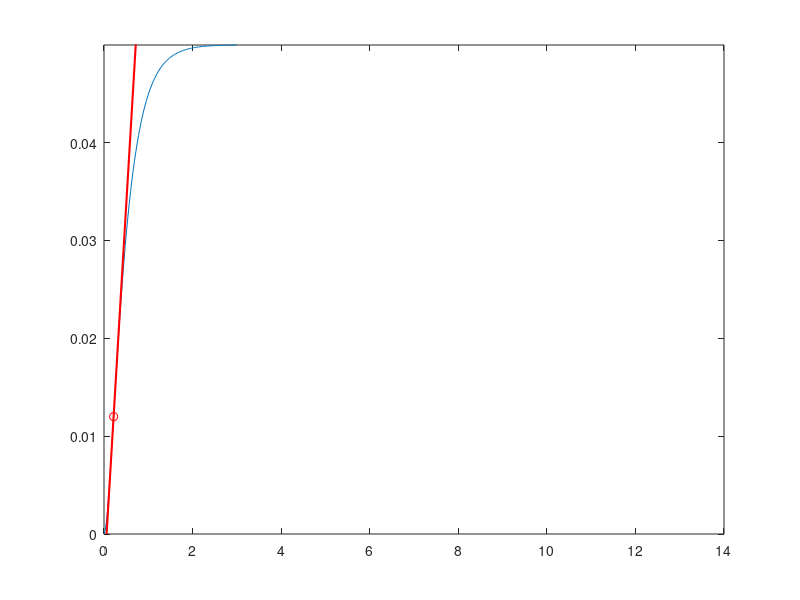
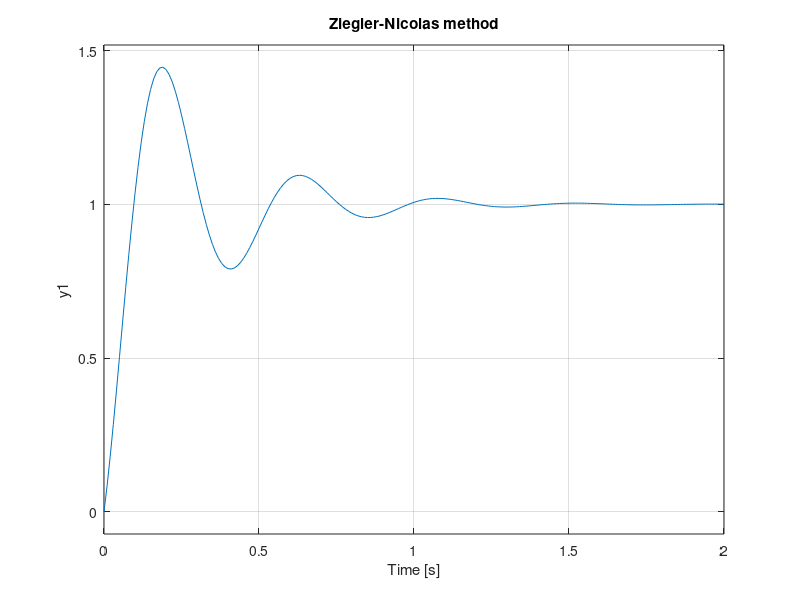

Source code (MATLAB) for these figures, in order: (Note: this script raises an error after producing the figures.)
clc;
clear;
close all;
s=tf('s');
G=1/(s^2+(10*s)+20);
G1=feedback(G,1);
[y,t]=step(G);
figure(1)
plot(t,y);
%Differnciating twice to find Inflation Point
yp=diff(y);
yp=diff(yp);
t_infl=fzero(@(T) interp1(t(2:end-1),yp,T,'linear','extrap'),0);
y_infl=interp1(t,y,t_infl,'linear');
hold on
plot(t_infl,y_infl,"ro")
%For drawing tangent
h=mean(diff(t));
dy=gradient(y,h);
[~,idx]=max(dy);
b=[t([idx-1,idx+1]) ones(2,1)] \ y([idx-1,idx+1]);
tv=[-b(2)/b(1); (1-b(2))/b(1)];
f=[tv ones(2,1)]*b;
hold on
plot(tv,f,'-r','LineWidth',1.5);
ylim([0 max(y)])
%Calculation of TI and TD
L=tv(1);
T=tv(2)-tv(1);
kp=1.2*T/L;
Ti=2*L;Td=0.5*L;
ki=kp/Ti;
kd=kp*Td;

cont=pid(kp,ki,kd);
G7=feedback(cont*G,1);
figure(2)
t=0:0.01:2;
step(G7,t);
title("Ziegler-Nicolas method");
stepinfo(G7)

hgexport(2,"511883_Ziegler_result.fig");

